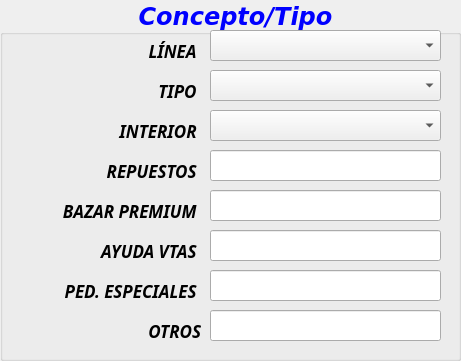
   <widget class="QGroupBox" name="groupBox_2">
    <property name="geometry">
     <rect>
      <x>80</x>
      <y>140</y>
      <width>461</width>
      <height>361</height>
     </rect>
    </property>
    <property name="font">
     <font>
      <family>DejaVu Sans</family>
      <pointsize>18</pointsize>
      <weight>75</weight>
      <italic>true</italic>
      <bold>true</bold>
     </font>
    </property>
    <property name="styleSheet">
     <string notr="true">
color: rgb(0, 0, 255);</string>
    </property>
    <property name="title">
     <string>Concepto/Tipo</string>
    </property>
    <property name="alignment">
     <set>Qt::AlignCenter</set>
    </property>
    <widget class="QComboBox" name="comboBox_Linea">
     <property name="geometry">
      <rect>
       <x>210</x>
       <y>30</y>
       <width>231</width>
       <height>31</height>
      </rect>
     </property>
     <property name="font">
      <font>
       <family>Calibri</family>
       <pointsize>14</pointsize>
      </font>
     </property>
     <property name="styleSheet">
      <string notr="true">color: rgb(0, 0, 0);</string>
     </property>
    </widget>
    <widget class="QLabel" name="label_4">
     <property name="geometry">
      <rect>
       <x>20</x>
       <y>80</y>
       <width>181</width>
       <height>21</height>
      </rect>
     </property>
     <property name="font">
      <font>
       <family>Javanese Text</family>
       <pointsize>13</pointsize>
       <weight>75</weight>
       <italic>true</italic>
       <bold>true</bold>
      </font>
     </property>
     <property name="styleSheet">
      <string notr="true">color: rgb(0, 0, 0);</string>
     </property>
     <property name="text">
      <string>TIPO </string>
     </property>
     <property name="alignment">
      <set>Qt::AlignRight|Qt::AlignTrailing|Qt::AlignVCenter</set>
     </property>
    </widget>
    <widget class="QLabel" name="label_14">
     <property name="geometry">
      <rect>
       <x>20</x>
       <y>160</y>
       <width>181</width>
       <height>21</height>
      </rect>
     </property>
     <property name="font">
      <font>
       <family>Javanese Text</family>
       <pointsize>13</pointsize>
       <weight>75</weight>
       <italic>true</italic>
       <bold>true</bold>
      </font>
     </property>
     <property name="styleSheet">
      <string notr="true">color: rgb(0, 0, 0);</string>
     </property>
     <property name="text">
      <string>REPUESTOS </string>
     </property>
     <property name="alignment">
      <set>Qt::AlignRight|Qt::AlignTrailing|Qt::AlignVCenter</set>
     </property>
    </widget>
    <widget class="QLabel" name="label_13">
     <property name="geometry">
      <rect>
       <x>10</x>
       <y>200</y>
       <width>191</width>
       <height>21</height>
      </rect>
     </property>
     <property name="font">
      <font>
       <family>Javanese Text</family>
       <pointsize>13</pointsize>
       <weight>75</weight>
       <italic>true</italic>
       <bold>true</bold>
      </font>
     </property>
     <property name="styleSheet">
      <string notr="true">color: rgb(0, 0, 0);</string>
     </property>
     <property name="text">
      <string>BAZAR PREMIUM </string>
     </property>
     <property name="alignment">
      <set>Qt::AlignRight|Qt::AlignTrailing|Qt::AlignVCenter</set>
     </property>
    </widget>
    <widget class="QLineEdit" name="line_Repuesto">
     <property name="geometry">
      <rect>
       <x>210</x>
       <y>150</y>
       <width>231</width>
       <height>31</height>
      </rect>
     </property>
     <property name="font">
      <font>
       <family>Calibri</family>
       <pointsize>14</pointsize>
      </font>
     </property>
     <property name="styleSheet">
      <string notr="true">color: rgb(0, 0, 0);</string>
     </property>
     <property name="text">
      <string/>
     </property>
    </widget>
    <widget class="QLabel" name="label_3">
     <property name="geometry">
      <rect>
       <x>20</x>
       <y>40</y>
       <width>181</width>
       <height>21</height>
      </rect>
     </property>
     <property name="font">
      <font>
       <family>Javanese Text</family>
       <pointsize>13</pointsize>
       <weight>75</weight>
       <italic>true</italic>
       <bold>true</bold>
      </font>
     </property>
     <property name="styleSheet">
      <string notr="true">color: rgb(0, 0, 0);</string>
     </property>
     <property name="text">
      <string>LÍNEA </string>
     </property>
     <property name="alignment">
      <set>Qt::AlignRight|Qt::AlignTrailing|Qt::AlignVCenter</set>
     </property>
    </widget>
    <widget class="QLineEdit" name="line_Bazar">
     <property name="geometry">
      <rect>
       <x>210</x>
       <y>190</y>
       <width>231</width>
       <height>31</height>
      </rect>
     </property>
     <property name="font">
      <font>
       <family>Calibri</family>
       <pointsize>14</pointsize>
      </font>
     </property>
     <property name="styleSheet">
      <string notr="true">color: rgb(0, 0, 0);</string>
     </property>
     <property name="text">
      <string/>
     </property>
    </widget>
    <widget class="QComboBox" name="comboBox_Interior">
     <property name="geometry">
      <rect>
       <x>210</x>
       <y>110</y>
       <width>231</width>
       <height>31</height>
      </rect>
     </property>
     <property name="font">
      <font>
       <family>Calibri</family>
       <pointsize>14</pointsize>
      </font>
     </property>
     <property name="styleSheet">
      <string notr="true">color: rgb(0, 0, 0);</string>
     </property>
    </widget>
    <widget class="QLabel" name="label_15">
     <property name="geometry">
      <rect>
       <x>20</x>
       <y>120</y>
       <width>181</width>
       <height>21</height>
      </rect>
     </property>
     <property name="font">
      <font>
       <family>Javanese Text</family>
       <pointsize>13</pointsize>
       <weight>75</weight>
       <italic>true</italic>
       <bold>true</bold>
      </font>
     </property>
     <property name="styleSheet">
      <string notr="true">color: rgb(0, 0, 0);</string>
     </property>
     <property name="text">
      <string>INTERIOR </string>
     </property>
     <property name="alignment">
      <set>Qt::AlignRight|Qt::AlignTrailing|Qt::AlignVCenter</set>
     </property>
    </widget>
    <widget class="QComboBox" name="comboBox_Tipo">
     <property name="geometry">
      <rect>
       <x>210</x>
       <y>70</y>
       <width>231</width>
       <height>31</height>
      </rect>
     </property>
     <property name="font">
      <font>
       <family>Calibri</family>
       <pointsize>14</pointsize>
      </font>
     </property>
     <property name="styleSheet">
      <string notr="true">color: rgb(0, 0, 0);</string>
     </property>
    </widget>
    <widget class="QLineEdit" name="line_Ayudavta">
     <property name="geometry">
      <rect>
       <x>210</x>
       <y>230</y>
       <width>231</width>
       <height>31</height>
      </rect>
     </property>
     <property name="font">
      <font>
       <family>Calibri</family>
       <pointsize>14</pointsize>
      </font>
     </property>
     <property name="styleSheet">
      <string notr="true">color: rgb(0, 0, 0);</string>
     </property>
     <property name="text">
      <string/>
     </property>
    </widget>
    <widget class="QLabel" name="label_20">
     <property name="geometry">
      <rect>
       <x>10</x>
       <y>240</y>
       <width>191</width>
       <height>21</height>
      </rect>
     </property>
     <property name="font">
      <font>
       <family>Javanese Text</family>
       <pointsize>13</pointsize>
       <weight>75</weight>
       <italic>true</italic>
       <bold>true</bold>
      </font>
     </property>
     <property name="styleSheet">
      <string notr="true">color: rgb(0, 0, 0);</string>
     </property>
     <property name="text">
      <string>AYUDA VTAS </string>
     </property>
     <property name="alignment">
      <set>Qt::AlignRight|Qt::AlignTrailing|Qt::AlignVCenter</set>
     </property>
    </widget>
    <widget class="QLineEdit" name="line_Pedido">
     <property name="geometry">
      <rect>
       <x>210</x>
       <y>270</y>
       <width>231</width>
       <height>31</height>
      </rect>
     </property>
     <property name="font">
      <font>
       <family>Calibri</family>
       <pointsize>14</pointsize>
      </font>
     </property>
     <property name="styleSheet">
      <string notr="true">color: rgb(0, 0, 0);</string>
     </property>
     <property name="text">
      <string/>
     </property>
    </widget>
    <widget class="QLabel" name="label_21">
     <property name="geometry">
      <rect>
       <x>10</x>
       <y>280</y>
       <width>191</width>
       <height>21</height>
      </rect>
     </property>
     <property name="font">
      <font>
       <family>Javanese Text</family>
       <pointsize>13</pointsize>
       <weight>75</weight>
       <italic>true</italic>
       <bold>true</bold>
      </font>
     </property>
     <property name="styleSheet">
      <string notr="true">color: rgb(0, 0, 0);</string>
     </property>
     <property name="text">
      <string>PED. ESPECIALES </string>
     </property>
     <property name="alignment">
      <set>Qt::AlignRight|Qt::AlignTrailing|Qt::AlignVCenter</set>
     </property>
    </widget>
    <widget class="QLineEdit" name="line_Otros">
     <property name="geometry">
      <rect>
       <x>210</x>
       <y>310</y>
       <width>231</width>
       <height>31</height>
      </rect>
     </property>
     <property name="font">
      <font>
       <family>Calibri</family>
       <pointsize>14</pointsize>
      </font>
     </property>
     <property name="styleSheet">
      <string notr="true">color: rgb(0, 0, 0);</string>
     </property>
     <property name="text">
      <string/>
     </property>
    </widget>
    <widget class="QLabel" name="label_22">
     <property name="geometry">
      <rect>
       <x>10</x>
       <y>320</y>
       <width>191</width>
       <height>21</height>
      </rect>
     </property>
     <property name="font">
      <font>
       <family>Javanese Text</family>
       <pointsize>13</pointsize>
       <weight>75</weight>
       <italic>true</italic>
       <bold>true</bold>
      </font>
     </property>
     <property name="styleSheet">
      <string notr="true">color: rgb(0, 0, 0);</string>
     </property>
     <property name="text">
      <string>OTROS</string>
     </property>
     <property name="alignment">
      <set>Qt::AlignRight|Qt::AlignTrailing|Qt::AlignVCenter</set>
     </property>
    </widget>
   </widget>
